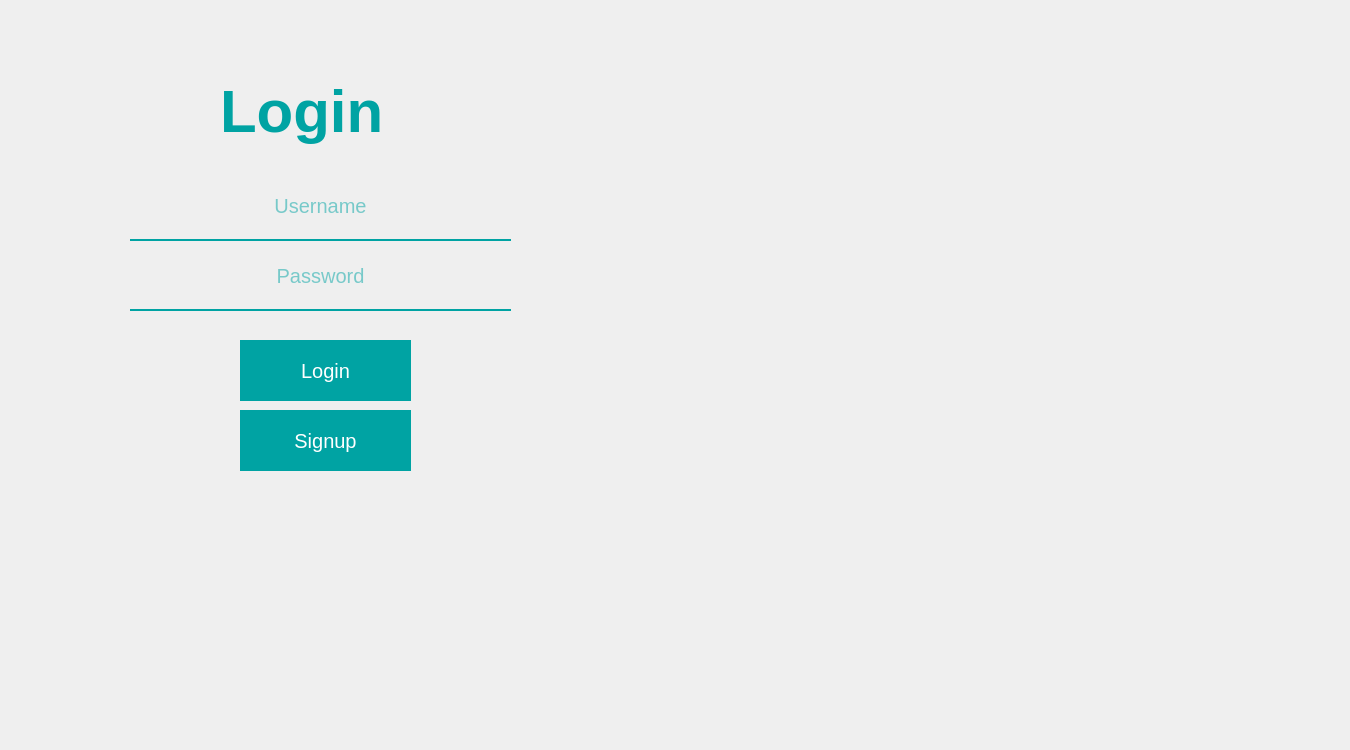
<?xml version="1.0" encoding="UTF-8"?>
<ui version="4.0">
 <class>login</class>
 <widget class="QMainWindow" name="login">
  <property name="geometry">
   <rect>
    <x>0</x>
    <y>0</y>
    <width>1350</width>
    <height>750</height>
   </rect>
  </property>
  <property name="windowTitle">
   <string>login</string>
  </property>
  <widget class="QWidget" name="centralwidget">
   <widget class="QLabel" name="labelBackground">
    <property name="geometry">
     <rect>
      <x>0</x>
      <y>0</y>
      <width>1350</width>
      <height>750</height>
     </rect>
    </property>
    <property name="styleSheet">
     <string notr="true">image: url(:/background4/background4.jpg);</string>
    </property>
    <property name="text">
     <string/>
    </property>
   </widget>
   <widget class="QLabel" name="labelLogin2">
    <property name="geometry">
     <rect>
      <x>220</x>
      <y>60</y>
      <width>211</width>
      <height>101</height>
     </rect>
    </property>
    <property name="font">
     <font>
      <pointsize>45</pointsize>
      <weight>75</weight>
      <bold>true</bold>
     </font>
    </property>
    <property name="styleSheet">
     <string notr="true">color: rgb(0, 163, 163);</string>
    </property>
    <property name="text">
     <string>Login</string>
    </property>
   </widget>
   <widget class="QLineEdit" name="lineEditUsername">
    <property name="geometry">
     <rect>
      <x>130</x>
      <y>180</y>
      <width>381</width>
      <height>61</height>
     </rect>
    </property>
    <property name="font">
     <font>
      <pointsize>15</pointsize>
     </font>
    </property>
    <property name="layoutDirection">
     <enum>Qt::LeftToRight</enum>
    </property>
    <property name="styleSheet">
     <string notr="true">background-color: rgba(0, 0, 0, 0);
border:none;
border-bottom:2px solid rgb(0, 163, 163);
color: rgb(0, 163, 163);
padding-bottom:7px</string>
    </property>
    <property name="text">
     <string/>
    </property>
    <property name="alignment">
     <set>Qt::AlignCenter</set>
    </property>
    <property name="placeholderText">
     <string>Username</string>
    </property>
   </widget>
   <widget class="QLineEdit" name="lineEditPassword">
    <property name="geometry">
     <rect>
      <x>130</x>
      <y>250</y>
      <width>381</width>
      <height>61</height>
     </rect>
    </property>
    <property name="font">
     <font>
      <pointsize>15</pointsize>
     </font>
    </property>
    <property name="layoutDirection">
     <enum>Qt::LeftToRight</enum>
    </property>
    <property name="styleSheet">
     <string notr="true">background-color: rgba(0, 0, 0, 0);
border:none;
border-bottom:2px solid rgb(0, 163, 163);
color: rgb(0, 163, 163);
padding-bottom:7px</string>
    </property>
    <property name="text">
     <string/>
    </property>
    <property name="alignment">
     <set>Qt::AlignCenter</set>
    </property>
    <property name="placeholderText">
     <string>Password</string>
    </property>
   </widget>
   <widget class="QPushButton" name="pushButtonLogin">
    <property name="geometry">
     <rect>
      <x>240</x>
      <y>340</y>
      <width>171</width>
      <height>61</height>
     </rect>
    </property>
    <property name="font">
     <font>
      <pointsize>15</pointsize>
     </font>
    </property>
    <property name="styleSheet">
     <string notr="true">background-color: rgb(0, 163, 163);
border:2px solid rgb(0, 163, 163);
color: rgb(255, 255, 255);</string>
    </property>
    <property name="text">
     <string>Login</string>
    </property>
   </widget>
   <widget class="QPushButton" name="pushButtonSignup">
    <property name="geometry">
     <rect>
      <x>240</x>
      <y>410</y>
      <width>171</width>
      <height>61</height>
     </rect>
    </property>
    <property name="font">
     <font>
      <pointsize>15</pointsize>
     </font>
    </property>
    <property name="styleSheet">
     <string notr="true">background-color: rgb(0, 163, 163);
border:2px solid rgb(0, 163, 163);
color: rgb(255, 255, 255);</string>
    </property>
    <property name="text">
     <string>Signup</string>
    </property>
   </widget>
  </widget>
 </widget>
 <resources/>
 <connections/>
</ui>
